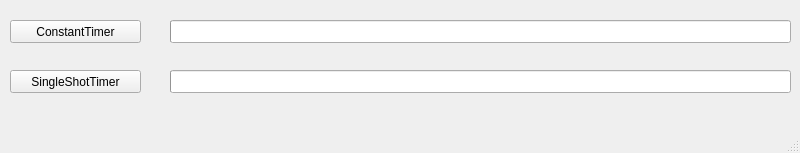
<?xml version="1.0" encoding="UTF-8"?>
<ui version="4.0">
 <class>TimerWindow</class>
 <widget class="QMainWindow" name="TimerWindow">
  <property name="geometry">
   <rect>
    <x>0</x>
    <y>0</y>
    <width>800</width>
    <height>153</height>
   </rect>
  </property>
  <property name="windowTitle">
   <string>MainWindow</string>
  </property>
  <widget class="QWidget" name="centralwidget">
   <widget class="QPushButton" name="constant">
    <property name="geometry">
     <rect>
      <x>10</x>
      <y>20</y>
      <width>131</width>
      <height>23</height>
     </rect>
    </property>
    <property name="text">
     <string>ConstantTimer</string>
    </property>
   </widget>
   <widget class="QPushButton" name="single">
    <property name="geometry">
     <rect>
      <x>10</x>
      <y>70</y>
      <width>131</width>
      <height>23</height>
     </rect>
    </property>
    <property name="text">
     <string>SingleShotTimer</string>
    </property>
   </widget>
   <widget class="QProgressBar" name="constantProgress">
    <property name="geometry">
     <rect>
      <x>170</x>
      <y>20</y>
      <width>621</width>
      <height>23</height>
     </rect>
    </property>
    <property name="value">
     <number>0</number>
    </property>
    <property name="textVisible">
     <bool>false</bool>
    </property>
   </widget>
   <widget class="QProgressBar" name="singleProgress">
    <property name="geometry">
     <rect>
      <x>170</x>
      <y>70</y>
      <width>621</width>
      <height>23</height>
     </rect>
    </property>
    <property name="value">
     <number>0</number>
    </property>
    <property name="textVisible">
     <bool>false</bool>
    </property>
    <property name="invertedAppearance">
     <bool>false</bool>
    </property>
   </widget>
  </widget>
  <widget class="QMenuBar" name="menubar">
   <property name="geometry">
    <rect>
     <x>0</x>
     <y>0</y>
     <width>800</width>
     <height>19</height>
    </rect>
   </property>
  </widget>
  <widget class="QStatusBar" name="statusbar"/>
 </widget>
 <resources/>
 <connections/>
</ui>
